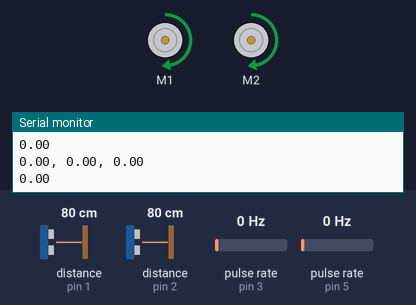
Simulated run of this sketch. Board: Arduino Uno, built with avr-gcc and run on an emulated ATmega328P. On the bench: 2 × DC motor (green arrow = forward, orange = backward, longer = faster), the last lines printed to the serial monitor. Wiring (inferred from the names in the program): 2 × pulse sensor: data pin 3 / data pin 5. The test bench sets the inputs (shaded band); at power-on: pulse rate (sensors on pin 3, pin 5) 0 Hz, distance to the obstacle (sensors on pin 1, pin 2) 80 cm.

Above: at 1.2 s.
1.3 s: pulse rate (sensor on pin 3) set to 4 Hz
At 2.59 s:
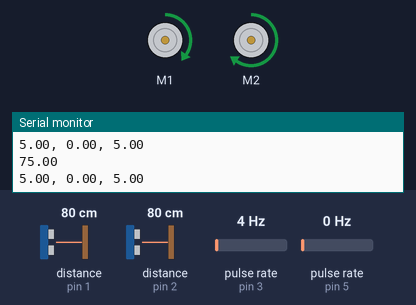
At 3.8 s:
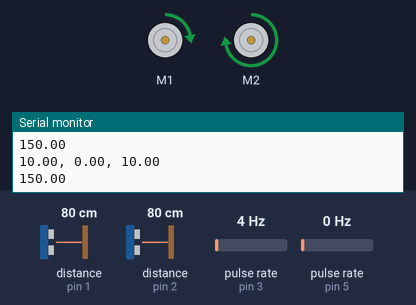
4.3 s: pulse rate (sensor on pin 5) set to 50 Hz
7.3 s: pulse rate (sensor on pin 3) set to 77 Hz
10.3 s: pulse rate (sensor on pin 3) set to 80 Hz
At 13.26 s:
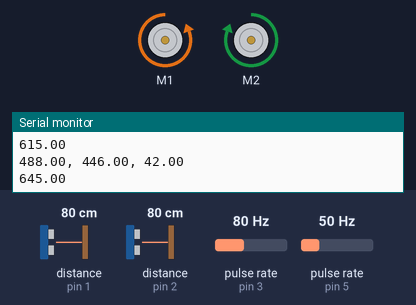
13.3 s: pulse rate (sensor on pin 5) set to 182 Hz
At 15.5 s:
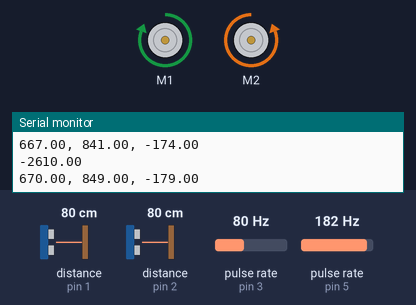
16.3 s: distance to the obstacle (sensor on pin 1) set to 2 cm
Timing chart, 0 to 40.3 s (numbered marks = the images above; inputs shaded):
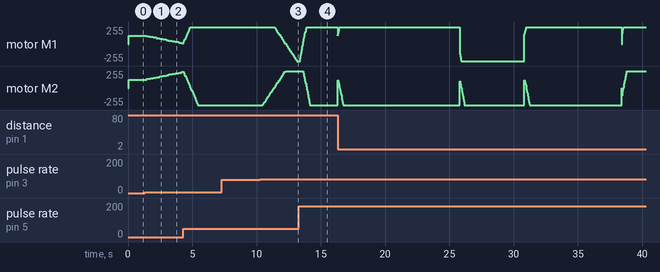

Measured:
- the behaviour switches between 79 and 80 Hz on pulse rate (sensor on pin 3) (found by bisection; images 2 and 3)
- after the input at 1.3 s, motor M1: moves from forward 127/255 to forward 12/255 over 2.7 s, starting after 0.16 s; motor M2: moves from forward 127/255 to forward 242/255 over 2.7 s, starting after 0.16 s
- after the input at 13.3 s, motor M1: moves from backward 255/255 to forward 255/255 over 0.50 s, starting after 0.09 s; motor M2: moves from forward 255/255 to backward 255/255 over 0.50 s, starting after 0.34 s

The sketch:

testingPIDObstacle.ino
```cpp
#include "DualVNH5019MotorShield.h"
#include "PinChangeInt.h"
#include "SharpIR.h"

DualVNH5019MotorShield md;

#define pinSensor1 1
#define pinSensor2 2
#define pinEncoderL 3
#define pinEncoderR 5
#define pinSwitch 8
#define MODEL 1080 // 1080 (Short), 20150 (Long)

SharpIR sensor1(pinSensor1, 200, 99, MODEL);
SharpIR sensor2(pinSensor2, 200, 99, MODEL);

unsigned long duration1, duration2;
double encoderCountLeft = 0, encoderCountRight = 0;

double target_Tick = 0, last_tick = 0;
double error = 0, integral = 0;
unsigned long lastTime=0;
double lastInput = 0;
double ITerm =0;

double pid = 0;
bool inObstacleAvoid = false;


void setup(){
  Serial.begin(9600);

  md.init();
  pinMode(pinEncoderL, INPUT);
  pinMode(pinEncoderR, INPUT);
  pinMode(pinSwitch, INPUT);
//  myPID.SetSampleTime(5);
  PCintPort::attachInterrupt(pinEncoderL, incLeft, RISING);
  PCintPort::attachInterrupt(pinEncoderR, incRight, RISING);

  //md.setSpeeds(100, 100);
}

void loop(){
  moveForward(100);
  delay(1000000);
}

void incLeft() {
  encoderCountLeft++;
}

void incRight() {
  encoderCountRight++;
}

double tuneWithPID() {
  Serial.println(String(encoderCountLeft) + ", " + String(encoderCountRight) + ", " + String(encoderCountLeft - encoderCountRight));
  double kp, ki, kd, p, i, d;

  kp=15; // trial and error
  ki=0;
  kd=0;


  error = encoderCountLeft - encoderCountRight;
  integral += error;

  p = error * kp;
  i = integral * ki;
  d = (last_tick - encoderCountLeft) * kd;
  pid = p + i + d;

  last_tick = encoderCountLeft;

  return pid;
}

void moveForward(double cmDis) {
  pid = 0;
  encoderCountLeft = 0, encoderCountRight = 0;
  error = 0, integral = 0, last_tick = 0;

  target_Tick = cmDis * 30.25; // Caliberated to 30.25 ticks per cm

  while (encoderCountLeft < target_Tick ){
    if(!checkForObstcle()){
    pid = tuneWithPID();
    Serial.println(pid);
    md.setSpeeds(200 - pid, 200 + pid);
    }else{
      int last_target_tick = target_Tick;
      moveForward(25);
      //TODO : Check left and Right for the sensors to move left or Right
      rotateLeft(90);
      //TODO : Check which sensor to move away from the block
      moveForward(20);
      rotateRight(90);
      moveForward(10);
      rotateRight(90);
      moveForward(20);
      rotateLeft(90);
      inObstacleAvoid = false;
      target_Tick = last_target_tick - (10*30.25);
    }
  }

   md.setBrakes(400, 400);
}

void moveBackward(double cmDis) {
  pid = 0;
  encoderCountLeft = 0, encoderCountRight = 0;
  error = 0, integral = 0, last_tick = 0;

  target_Tick = cmDis * 30.25; // Caliberated to 30.25 ticks per cm

  while (encoderCountLeft < target_Tick ){
//    pid = tuneWithPID();
//   Serial.println(encoderCountLeft);
//   Serial.println(encoderCountRight);
//   if( myPID.Compute()){
//    Serial.println("PID WORKS");
//   }
//    pid = tuneWithPID2();
    pid = tuneWithPID();
    Serial.println(pid);
    md.setSpeeds(-(200 - pid), -(200 + pid));
  }

   md.setBrakes(400, 400);
}

int rotateRight(double angle) {
  pid = 0;
  encoderCountRight = 0, encoderCountLeft = 0;
  error = 0, integral = 0;

  if (angle <= 90) target_Tick = angle * 4.47;
  else if (angle <=180 ) target_Tick = angle * 4.62;
  else if (angle <=360 ) target_Tick = angle * 4.675;
  else target_Tick = angle * 4.65;

  while (encoderCountLeft < target_Tick ) {
    pid = tuneWithPID2();
    md.setSpeeds(200 - pid, -(200 + pid));
  }
  md.setBrakes(400,400);
}

int rotateLeft(double angle) {
  pid = 0;
  encoderCountRight = 0, encoderCountLeft = 0;
  error = 0, integral = 0;

  if (angle <= 90) target_Tick = angle * 4.47;
  else if (angle <=180 ) target_Tick = angle * 4.62;
  else if (angle <=360 ) target_Tick = angle * 4.675;
  else target_Tick = angle * 4.65;

  while (encoderCountLeft < target_Tick ) {
    pid = tuneWithPID2();
    md.setSpeeds(-(200 - pid), (200 + pid));
  }
  md.setBrakes(400,400);
}


double tuneWithPID2(){
   double ki=0,kp=15,kd=0;
   unsigned long now = millis();
   unsigned long timeChange = (now - lastTime);
      /*Compute all the working error variables*/
      double input = encoderCountRight;
      double error = encoderCountLeft - input;
      ITerm+= (ki * error);
      double dInput = (input - lastInput);
      /*Remember some variables for next time*/
      lastInput = encoderCountRight;
      lastTime = now;

      /*Compute PID Output*/
      double output = kp * error + ITerm- kd * dInput;
      return output;

}

bool checkForObstcle(){
  //TODO : Add the third sensor
  if(inObstacleAvoid){
    return false;
  }
  if(calibrateSensorValue(sensor1.distance())<=30 || calibrateSensorValue(sensor2.distance())<=30 ) {
    Serial.println("Obstacle detected");
    inObstacleAvoid = true;
    return true;
  }
  return false;
}

int calibrateSensorValue(int val){
  /**
   * 20cm distance has the most accurate reading
   * with each increment of 10cm, there will be 2cm additional increment in readings
   */
  return (val + 4)/1.2;
}

int obstaclePosition(int val){
  /**
   * range of values are from
   * (1.2n - 4) - (4 + 0.1n) to (1.2n - 4) + (4 + 0.1n)
   */
  int i;
  for (i = 1; i <= 10; i++){
    if (val <= (13 * i)) {
      return i;
    }
  }
  return 0;
}
```
